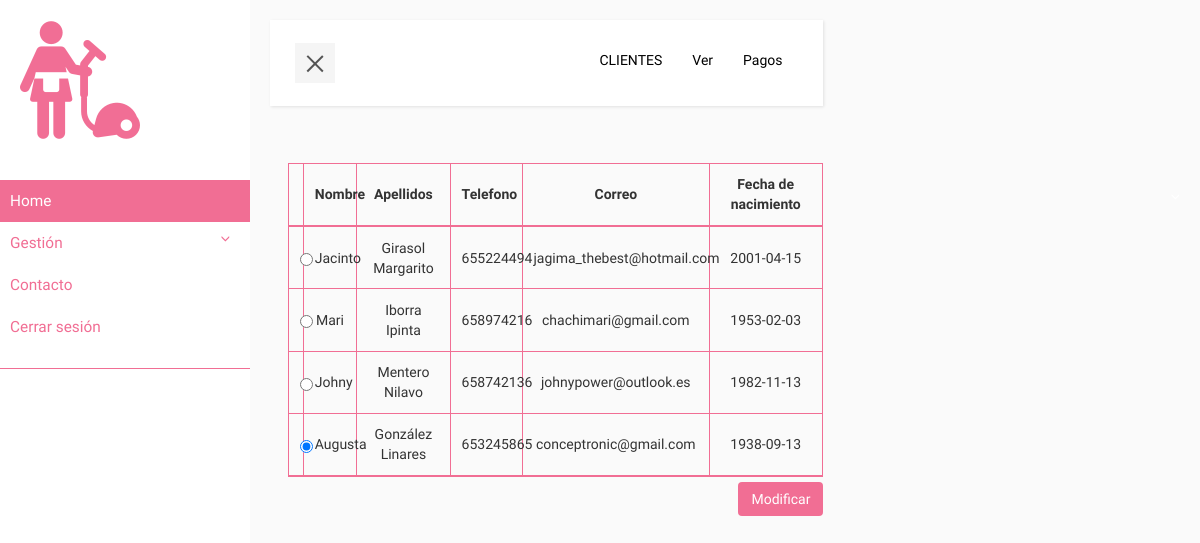
The app's page /ProyectoNetbeans/assets/components/home/view.php?cliente=ver, older data.
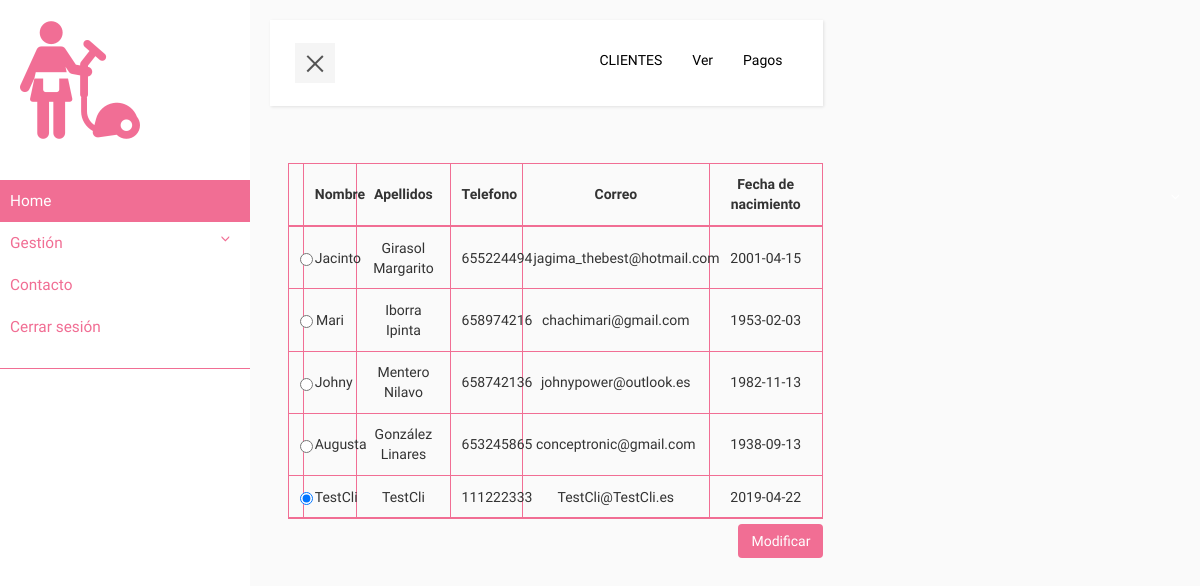
The same page, newer data.
### tables this page shows
CREATE TABLE `usuario` (
  `P_Usuario` int(11) NOT NULL,
  `usuario` varchar(20) NOT NULL,
  `contrasena` varchar(32) NOT NULL,
  `nombre` varchar(40) NOT NULL,
  `apellidos` varchar(40) NOT NULL,
  `telefono` int(10) NOT NULL,
  `correo` varchar(100) NOT NULL,
  `fechaNacimiento` date NOT NULL,
  `rol` enum('CLIENTE','EMPLEADO') NOT NULL
);

### ProyectoNetbeans/assets/components/home/model.php (called while the page is built, shortened)
<?php
require_once './../clases/usuario.php';
class modelClass {
    function verClientes()
    {
    require_once './../conexion/conexion.php';
        $stmt = $conn->prepare("SELECT * FROM usuario u WHERE u.rol='CLIENTE'");
        $stmt->execute();
        $clientes = Array();
        $resultado = $stmt->fetch();
        while ($resultado != null)
        {
            $cliente = new Usuario($resultado);
            array_push($clientes, $cliente);
            $resultado = $stmt->fetch();
        }
        return $clientes;
    }
}

### ProyectoNetbeans/assets/components/clases/usuario.php (called while the page is built, shortened)
<?php
class Usuario{
    private $P_Usuario;
    private $nombre;
    private $apellidos;
    private $telefono;
    private $correo;
    private $fechaNacimiento;
    public function __construct($row) {
        $this->P_Usuario = $row["P_Usuario"];
        $this->nombre = $row["nombre"];
        $this->apellidos = $row["apellidos"];
        $this->telefono = $row["telefono"];
        $this->correo = $row["correo"];
        $this->fechaNacimiento = $row["fechaNacimiento"];
    }
    public function getP_Usuario(){
        return $this->P_Usuario;
    }
    public function getNombre(){
        return $this->nombre;
    }
    public function getApellidos(){
        return $this->apellidos;
    }
    public function getTelefono(){
        return $this->telefono;
    }
    public function getCorreo(){
        return $this->correo;
    }
    public function getFechaNacimiento(){
        return $this->fechaNacimiento;
    }
}

### ProyectoNetbeans/assets/components/home/controller-clientes.php (the view, shortened to what this page needs)
<?php
function tablaVistaClientes(){
    $tablaHTML= "<div id='tablaVista' class='container-fluid'>
    <form method='POST' action='?cliente=modificar'>
        <table class='row table-bordered table-hover table-responsive'>
            <thead>
                <tr>
                    <th>&nbsp;&nbsp;&nbsp;&nbsp;</th>
                    <th class='text-center'>Nombre</th>
                    <th class='text-center'>Apellidos</th>
                    <th class='text-center'>Telefono</th>
                    <th class='text-center'>Correo</th>
                    <th class='text-center'>Fecha de nacimiento</th>
                </tr>
            </thead>
            <tbody>";
            $model = new modelClass();
            $clientes = $model->verClientes();
            foreach ($clientes as $value) {
                $tablaHTML.= "
        <tr>
            <td>
                <input class='radio' type='radio' value='" . $value->getP_Usuario() . "' name='btnRadioCli' checked>
            </td>
            <td class='text-center'>" . $value->getNombre() . "</td>
            <td class='text-center'>" . $value->getApellidos() . "</td>
            <td class='text-center'>" . $value->getTelefono() . "</td>
            <td class='text-center'>" . $value->getCorreo() . "</td>
            <td class='text-center'>" . $value->getFechaNacimiento() . "</td>
        </tr>";
    }
    $tablaHTML.= "</tbody>
    </table>
    <div class='col-md-offset-10 col-md-3'>
        <button id='modificarEmpleado' name='modificarEmpleado' type='submit' class='btn estilo-btn'>Modificar</button>
    </div>
</form>
</div>";
return $tablaHTML;
}
function formShowClientes(){
$contenido ="" .
tablaVistaClientes()
 . "";
return $contenido;
}
function menuClientes($tipoGestion){
    $contenido = "<div class='collapse navbar-collapse' id='bs-example-navbar-collapse-1'>
    <ul class='nav navbar-nav navbar-right'>
        <li><a>". strtoupper($tipoGestion) ."</a></li>
        <li><a href='?cliente=ver'>Ver</a></li>
        <li><a href='?cliente=pagos'>Pagos</a></li>
    </ul>
</div>
</div>
</nav>";
    return $contenido;
}

Row changes from the older to the newer data that the page shows:
computed for usuario "Augusta": btnRadioCli "☑" → "☐"
added usuario: nombre "TestCli", apellidos "TestCli", telefono "111222333", correo "TestCli@TestCli.es", fechaNacimiento "2019-04-22"
